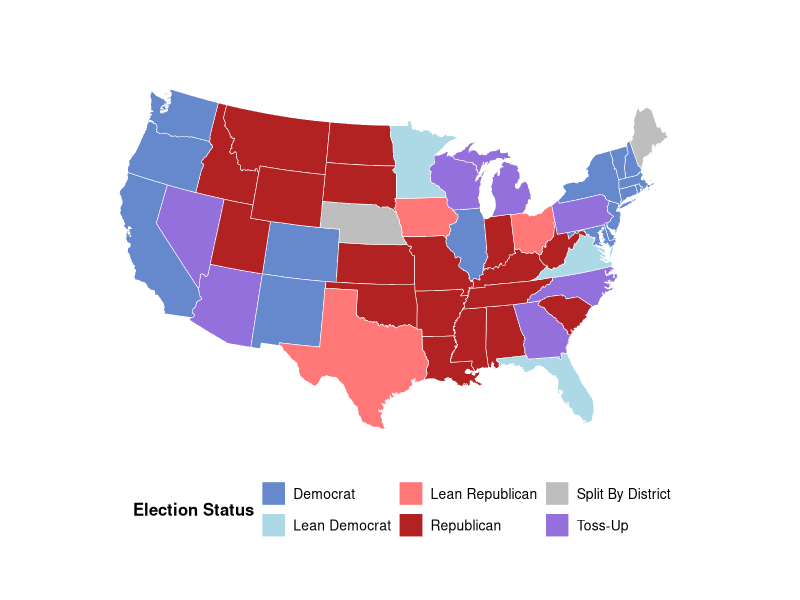

The R source for this figure:
## ---- chunk 1
#| label: fig-currentstateofelection
#| echo: false
#| warning: false

library(tidyverse)
library(tibble)
library(knitr)
library(maps)
library(mapproj)
light_blue <- "#ADD8E6"
dark_blue <- "#6688CC"
light_red <- "#FF7777"
dark_red <- "#B22222"
purple <- "#9370DB"

state_colors_legend <- c(
  "Republican" = dark_red,      # Dark Red
  "Lean Republican" = light_red, # Light Red
  "Toss-Up" = purple,         # Purple
  "Lean Democrat" = light_blue,   # Light Blue
  "Democrat" = dark_blue,        # Dark Blue
  "Split By District" = "gray"
)

# Define your colors for each state (replace these colors with your desired ones)
state_colors <- c(
  alabama = dark_red,
  arizona = purple,
  arkansas = dark_red,
  california = dark_blue,
  colorado = dark_blue,
  connecticut = dark_blue,
  delaware = dark_blue,
  `district of columbia` = dark_blue,
  florida = light_blue,
  georgia = purple,
  idaho = dark_red,
  illinois = dark_blue,
  indiana = dark_red,
  iowa = light_red,
  kansas = dark_red,
  kentucky = dark_red,
  louisiana = dark_red,
  maine = "gray",
  maryland = dark_blue,
  massachusetts = dark_blue,
  michigan = purple,
  minnesota = light_blue,
  mississippi = dark_red,
  missouri = dark_red,
  montana = dark_red,
  nebraska = "gray",
  nevada = purple,
  `new hampshire` = dark_blue,
  `new jersey` = dark_blue,
  `new mexico` = dark_blue,
  `new york` = dark_blue,
  `north carolina` = purple,
  `north dakota` = dark_red,
  ohio = light_red,
  oklahoma = dark_red,
  oregon = dark_blue,
  pennsylvania = purple,
  `rhode island` = dark_blue,
  `south carolina` = dark_red,
  `south dakota` = dark_red,
  tennessee = dark_red,
  texas = light_red,
  utah = dark_red,
  vermont = dark_blue,
  virginia = light_blue,
  washington = dark_blue,
  `west virginia` = dark_red,
  wisconsin = purple,
  wyoming = dark_red
)

# Load the states map data
states_map <- map_data(map = "state")

state_colors <- setNames(state_colors, tolower(names(state_colors)))

color_to_status <- setNames(names(state_colors_legend), state_colors_legend)

states_map <- states_map %>%
  mutate(status = color_to_status[state_colors[region]])

plotclr <- c(dark_red, light_blue, purple, gray, light_blue, dark_blue)
legend_description <- c(
  "Likely Republican",
  "Lean Republican",
  "Swing States",
  "Lean Democrat",
  "Likely Democrat",
  "Split by District"
)


ggplot(states_map, aes(x = long, y = lat, group = group, fill = status)) +
  geom_polygon(color = "white", size = 0.2) +
  coord_map("albers", lat0 = 39, lat1 = 45) +
  scale_fill_manual(
    values = state_colors_legend,
    name = "Election Status"
  ) +
  theme_minimal() +
  theme(
    legend.position = "bottom",
    legend.title = element_text(size = 12, face = "bold"),
    legend.text = element_text(size = 10),
    axis.text = element_blank(),
    axis.title = element_blank(),
    panel.grid = element_blank()
  )

## ---- chunk 2
#| label: tbl-state-polls-count
#| tbl-cap: Interpretation of Electoral College Map
#| echo: false
#| warning: false

legend_tibble <- tibble(
  Color = c("Dark Red", "Light Red", "Purple", "Light Blue", "Dark Blue", "Gray"),
  Status = c("Republican", "Lean Republican", "Toss-Up", "Lean Democrat", "Democrat", "Split By District")
)

legend_tibble %>% kable(col.names = c("color", "status"))
